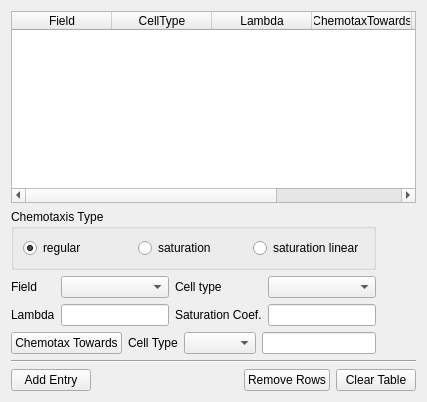
  <widget class="QWizardPage" name="wizardPage_6">
   <property name="title">
    <string>Chemotaxis Plugin</string>
   </property>
   <layout class="QVBoxLayout" name="verticalLayout_15">
    <item>
     <widget class="QTableWidget" name="chamotaxisTable">
      <column>
       <property name="text">
        <string>Field</string>
       </property>
      </column>
      <column>
       <property name="text">
        <string>CellType</string>
       </property>
      </column>
      <column>
       <property name="text">
        <string>Lambda</string>
       </property>
      </column>
      <column>
       <property name="text">
        <string>ChemotaxTowards</string>
       </property>
      </column>
      <column>
       <property name="text">
        <string>Sat. Coef.</string>
       </property>
      </column>
      <column>
       <property name="text">
        <string>Type</string>
       </property>
      </column>
     </widget>
    </item>
    <item>
     <layout class="QGridLayout" name="gridLayout_3">
      <item row="0" column="0">
       <widget class="QGroupBox" name="groupBox_5">
        <property name="title">
         <string>Chemotaxis Type</string>
        </property>
        <layout class="QVBoxLayout" name="verticalLayout_14">
         <item>
          <layout class="QHBoxLayout" name="horizontalLayout_17">
           <item>
            <widget class="QRadioButton" name="chemRegRB">
             <property name="text">
              <string>regular</string>
             </property>
             <property name="checked">
              <bool>true</bool>
             </property>
            </widget>
           </item>
           <item>
            <widget class="QRadioButton" name="chemSatRB">
             <property name="text">
              <string>saturation</string>
             </property>
            </widget>
           </item>
           <item>
            <widget class="QRadioButton" name="chemSatLinRB">
             <property name="text">
              <string>saturation linear</string>
             </property>
            </widget>
           </item>
          </layout>
         </item>
        </layout>
       </widget>
      </item>
      <item row="1" column="0">
       <layout class="QGridLayout" name="gridLayout_2">
        <item row="0" column="0">
         <widget class="QLabel" name="label_20">
          <property name="text">
           <string>Field</string>
          </property>
         </widget>
        </item>
        <item row="0" column="1">
         <widget class="QComboBox" name="chemFieldCB"/>
        </item>
        <item row="0" column="2">
         <widget class="QLabel" name="label_21">
          <property name="text">
           <string>Cell type</string>
          </property>
         </widget>
        </item>
        <item row="0" column="3">
         <widget class="QComboBox" name="chemCellTypeCB"/>
        </item>
        <item row="1" column="0">
         <widget class="QLabel" name="label_22">
          <property name="text">
           <string>Lambda</string>
          </property>
         </widget>
        </item>
        <item row="1" column="1">
         <widget class="QLineEdit" name="lambdaChemLE"/>
        </item>
        <item row="1" column="2">
         <widget class="QLabel" name="satCoefLB">
          <property name="text">
           <string>Saturation Coef.</string>
          </property>
         </widget>
        </item>
        <item row="1" column="3">
         <widget class="QLineEdit" name="satChemLE"/>
        </item>
       </layout>
      </item>
      <item row="1" column="1">
       <spacer name="horizontalSpacer_10">
        <property name="orientation">
         <enum>Qt::Horizontal</enum>
        </property>
        <property name="sizeHint" stdset="0">
         <size>
          <width>40</width>
          <height>20</height>
         </size>
        </property>
       </spacer>
      </item>
      <item row="2" column="0">
       <layout class="QHBoxLayout" name="horizontalLayout_18">
        <item>
         <widget class="QPushButton" name="chemotaxTowardsPB">
          <property name="text">
           <string>Chemotax Towards</string>
          </property>
         </widget>
        </item>
        <item>
         <widget class="QLabel" name="label_23">
          <property name="text">
           <string>Cell Type</string>
          </property>
         </widget>
        </item>
        <item>
         <widget class="QComboBox" name="chemTowardsCellTypeCB"/>
        </item>
        <item>
         <widget class="QLineEdit" name="chemotaxTowardsLE"/>
        </item>
       </layout>
      </item>
      <item row="2" column="1">
       <spacer name="horizontalSpacer_11">
        <property name="orientation">
         <enum>Qt::Horizontal</enum>
        </property>
        <property name="sizeHint" stdset="0">
         <size>
          <width>40</width>
          <height>20</height>
         </size>
        </property>
       </spacer>
      </item>
     </layout>
    </item>
    <item>
     <widget class="Line" name="line">
      <property name="orientation">
       <enum>Qt::Horizontal</enum>
      </property>
     </widget>
    </item>
    <item>
     <layout class="QHBoxLayout" name="horizontalLayout_19">
      <item>
       <widget class="QPushButton" name="chemotaxisAddRowPB">
        <property name="text">
         <string>Add Entry</string>
        </property>
       </widget>
      </item>
      <item>
       <spacer name="horizontalSpacer_12">
        <property name="orientation">
         <enum>Qt::Horizontal</enum>
        </property>
        <property name="sizeHint" stdset="0">
         <size>
          <width>40</width>
          <height>20</height>
         </size>
        </property>
       </spacer>
      </item>
      <item>
       <widget class="QPushButton" name="chemotaxisRemoveRowsPB">
        <property name="text">
         <string>Remove Rows</string>
        </property>
       </widget>
      </item>
      <item>
       <widget class="QPushButton" name="chemotaxisClearTablePB">
        <property name="text">
         <string>Clear Table</string>
        </property>
       </widget>
      </item>
     </layout>
    </item>
   </layout>
  </widget>
